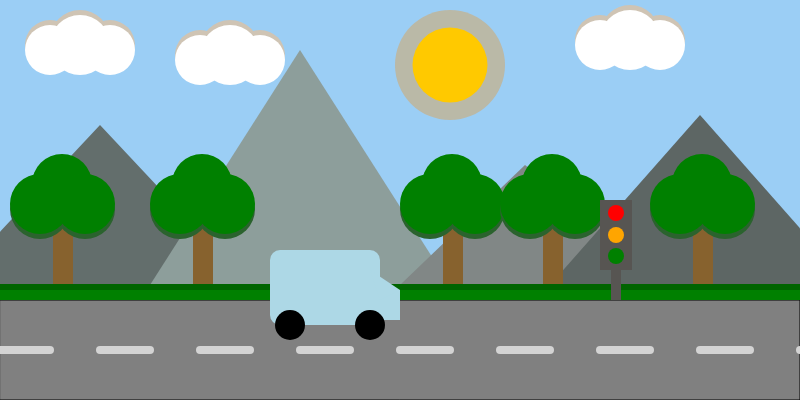
Frame 1 (no input)
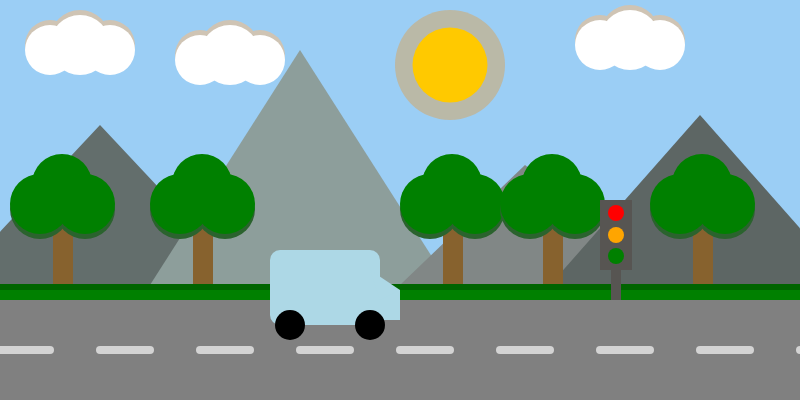
Frame 60 (no input)
Frame 120 (the mouse pressed at the canvas centre since frame 60): identical to frame 60, image omitted

The p5.js sketch that drew these frames (run headless with seeded random() and noise() and a simulated clock; from frame 60 on, the mouse is pressed at the canvas centre):

// p5.js sketch
// ── sketch.js
function setup() {
  createCanvas(800, 400);
}

function draw() {
  background('#9bcef5');

  // Variablen Strepen
  let sx = 0; // Startpunt streep (X-as)
  let sx2 = 50; // Streep lengte (Einde X-as)

  // Variablen bergen
  let mx = 100; // Bovenzijde X-as
  let rx = 250; // Rechterkant X-as
  let lx = -50; // Linkerkant X-as

  // Road
  fill('grey');
  rect(0, 300, 800, 100);

  // Roadmarking
  strokeWeight(8);
  stroke('lightgrey');
  line(sx, 350, sx2, 350);

  sx = sx + 100;
  sx2 = sx2 + 100;
  line(sx, 350, sx2, 350);
  
  sx = sx + 100; 
  sx2 = sx2 + 100;
  line(sx, 350, sx2, 350);
  
  sx = sx + 100;
  sx2 = sx2 + 100;
  line(sx, 350, sx2, 350);
  
  sx = sx + 100;
  sx2 = sx2 + 100;
  line(sx, 350, sx2, 350);
  
  sx = sx + 100;
  sx2 = sx2 + 100;
  line(sx, 350, sx2, 350);
  
  sx = sx + 100;
  sx2 = sx2 + 100;
  line(sx, 350, sx2, 350);
  
  sx = sx + 100;
  sx2 = sx2 + 100;
  line(sx, 350, sx2, 350);
  
  sx = sx + 100;
  sx2 = sx2 + 100;
  line(sx, 350, sx2, 350);

  // Bergen
  // Midden X-as, Midden Y-as, Rechts X-as, Rechts Y-as, Links X-as, Links Y-as 
  stroke('black');
  strokeWeight(0);
  fill('#636e6c');
  triangle(mx, 125, rx, 285, lx, 285);

  mx = mx + 200;
  rx = rx + 200;
  lx = lx + 200;
  fill('#8d9e9b');
  triangle(mx, 50, rx, 285, lx, 285);

  mx = mx + 225;
  rx = rx + 225;
  lx = lx + 250;
  fill('#818786');
  triangle(mx, 165, rx, 285, lx, 285);

  mx = mx + 175;
  rx = rx + 175;
  lx = lx + 150;
  fill('#5d6664')
  triangle(mx, 115, rx, 285, lx, 285);

  // Grass
  fill('green');
  rect(0, 290, 800, 10);
  fill('darkgreen');
  rect(0, 284, 800, 6);

  // Sun
  fill(235, 150, 48, 100);
  circle(450, 65, 110);
  fill('#ffc900');
  circle(450, 65, 75);

  // Trees
  fill('#87622e');
  rect(53, 194, 20, 90);
  fill('#2b632e'); // Shadow
  circle(62, 189, 60);
  circle(85, 209, 60);
  circle(40, 209, 60);
  fill('green') // Normal
  circle(62, 184, 60);
  circle(85, 204, 60);
  circle(40, 204, 60);

  fill('#87622e');
  rect(193, 194, 20, 90);
  fill('#2b632e'); // Shadow
  circle(202, 189, 60);
  circle(225, 209, 60);
  circle(180, 209, 60);
  fill('green') // Normal
  circle(202, 184, 60);
  circle(225, 204, 60);
  circle(180, 204, 60);

  fill('#87622e');
  rect(443, 194, 20, 90);
  fill('#2b632e'); // Shadow
  circle(452, 189, 60);
  circle(475, 209, 60);
  circle(430, 209, 60);
  fill('green') // Normal
  circle(452, 184, 60);
  circle(475, 204, 60);
  circle(430, 204, 60);

  fill('#87622e');
  rect(543, 194, 20, 90);
  fill('#2b632e'); // Shadow
  circle(552, 189, 60);
  circle(575, 209, 60);
  circle(530, 209, 60);
  fill('green') // Normal
  circle(552, 184, 60);
  circle(575, 204, 60);
  circle(530, 204, 60);

  fill('#87622e');
  rect(693, 194, 20, 90);
  fill('#2b632e'); // Shadow
  circle(702, 189, 60);
  circle(725, 209, 60);
  circle(680, 209, 60);
  fill('green') // Normal
  circle(702, 184, 60);
  circle(725, 204, 60);
  circle(680, 204, 60);

  // Clouds
  fill('#cfc4b4'); // Shadow
  circle(50, 45, 50);
  circle(80, 40, 60);
  circle(110, 45, 50);
  fill('white'); // Normal
  circle(50, 50, 50);
  circle(80, 45, 60);
  circle(110, 50, 50);
  
  fill('#cfc4b4'); // Shadow
  circle(200, 55, 50);
  circle(230, 50, 60);
  circle(260, 55, 50);
  fill('white'); // Normal
  circle(200, 60, 50);
  circle(230, 55, 60);
  circle(260, 60, 50);

  fill('#cfc4b4'); // Shadow
  circle(600, 40, 50);
  circle(630, 35, 60);
  circle(660, 40, 50);
  fill('white'); // Normal
  circle(600, 45, 50);
  circle(630, 40, 60);
  circle(660, 45, 50);

  // Traffic light
  fill('#575552');
  rect(600, 200, 32, 70);
  rect(611, 270, 10, 30);
  fill('red');
  circle(616, 213, 16);
  fill('orange');
  circle(616, 235, 16);
  fill('green');
  circle(616, 256, 16);

  // Car
  fill('lightblue');
  rect(270, 250, 110, 75, 10);
  rect(380, 290, 20, 30);
  triangle(380, 300, 370, 270, 400, 290);
  fill('black');
  circle(290, 325, 30);
  circle(370, 325, 30);

}
